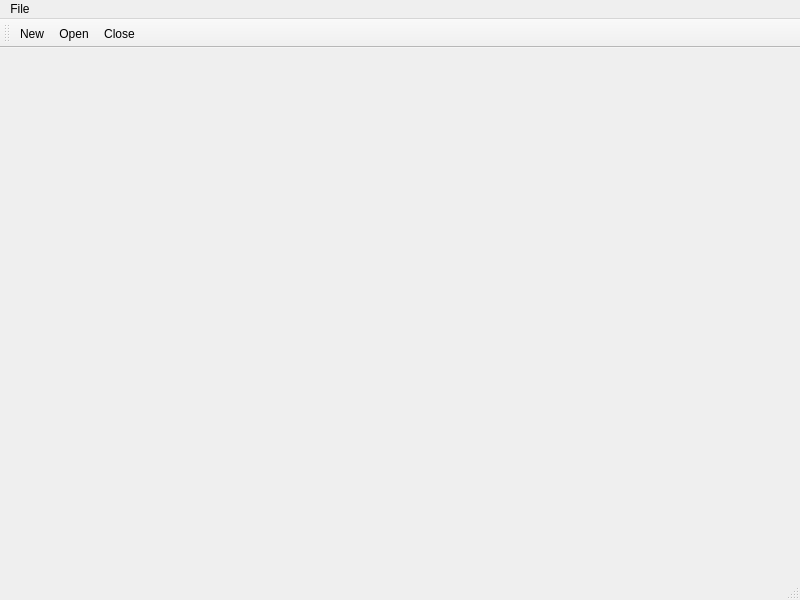
<?xml version="1.0" encoding="UTF-8"?>
<ui version="4.0">
 <class>MainWindow</class>
 <widget class="QMainWindow" name="MainWindow">
  <property name="geometry">
   <rect>
    <x>0</x>
    <y>0</y>
    <width>800</width>
    <height>600</height>
   </rect>
  </property>
  <property name="windowTitle">
   <string>MainWindow</string>
  </property>
  <widget class="QWidget" name="centralwidget"/>
  <widget class="QMenuBar" name="menuBar">
   <property name="geometry">
    <rect>
     <x>0</x>
     <y>0</y>
     <width>800</width>
     <height>23</height>
    </rect>
   </property>
   <widget class="QMenu" name="menuFile">
    <property name="title">
     <string>File</string>
    </property>
    <addaction name="actionNew"/>
    <addaction name="actionOpen"/>
    <addaction name="actionClose"/>
    <addaction name="separator"/>
   </widget>
   <addaction name="menuFile"/>
  </widget>
  <widget class="QStatusBar" name="statusBar"/>
  <widget class="QToolBar" name="toolBar">
   <property name="windowTitle">
    <string>toolBar</string>
   </property>
   <attribute name="toolBarArea">
    <enum>TopToolBarArea</enum>
   </attribute>
   <attribute name="toolBarBreak">
    <bool>false</bool>
   </attribute>
   <addaction name="actionNew"/>
   <addaction name="actionOpen"/>
   <addaction name="actionClose"/>
  </widget>
  <action name="actionNew">
   <property name="checkable">
    <bool>true</bool>
   </property>
   <property name="text">
    <string>New</string>
   </property>
   <property name="toolTip">
    <string>新建文件</string>
   </property>
   <property name="shortcut">
    <string>Ctrl+A</string>
   </property>
  </action>
  <action name="actionOpen">
   <property name="text">
    <string>Open</string>
   </property>
   <property name="toolTip">
    <string>打开文件</string>
   </property>
   <property name="shortcut">
    <string>Ctrl+B</string>
   </property>
  </action>
  <action name="actionClose">
   <property name="text">
    <string>Close</string>
   </property>
   <property name="toolTip">
    <string>关闭文件</string>
   </property>
   <property name="shortcut">
    <string>Ctrl+C</string>
   </property>
  </action>
 </widget>
 <resources/>
 <connections/>
</ui>
